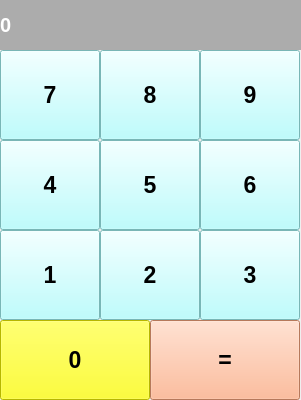
<?xml version="1.0" encoding="UTF-8"?>
<ui version="4.0">
 <class>MainWindow</class>
 <widget class="QMainWindow" name="MainWindow">
  <property name="geometry">
   <rect>
    <x>0</x>
    <y>0</y>
    <width>301</width>
    <height>400</height>
   </rect>
  </property>
  <property name="windowTitle">
   <string>Калькулятор</string>
  </property>
  <widget class="QWidget" name="centralwidget">
   <widget class="QLabel" name="label_result">
    <property name="geometry">
     <rect>
      <x>0</x>
      <y>0</y>
      <width>301</width>
      <height>50</height>
     </rect>
    </property>
    <property name="font">
     <font>
      <pointsize>15</pointsize>
      <weight>75</weight>
      <bold>true</bold>
     </font>
    </property>
    <property name="styleSheet">
     <string notr="true">color: qradialgradient(spread:pad, cx:0.5, cy:0.5, radius:0.5, fx:0.5, fy:0.5, stop:0 rgba(0, 0, 0, 0), stop:0.166 rgba(255, 255, 0, 255), stop:0.333 rgba(0, 255, 0, 255), stop:0.5 rgba(0, 255, 255, 255), stop:0.666 rgba(0, 0, 255, 255), stop:0.833 rgba(255, 0, 255, 255), stop:1 rgba(255, 0, 0, 255));
color: qlineargradient(spread:pad, x1:0, y1:0, x2:1, y2:0, stop:0 rgba(255, 255, 255, 255), stop:1 rgba(255, 255, 255, 255));
background-color: rgb(172, 172, 172);</string>
    </property>
    <property name="text">
     <string>0</string>
    </property>
    <property name="margin">
     <number>10</number>
    </property>
   </widget>
   <widget class="QPushButton" name="btn_zero">
    <property name="geometry">
     <rect>
      <x>0</x>
      <y>320</y>
      <width>150</width>
      <height>80</height>
     </rect>
    </property>
    <property name="font">
     <font>
      <pointsize>17</pointsize>
      <weight>75</weight>
      <bold>true</bold>
     </font>
    </property>
    <property name="styleSheet">
     <string notr="true">background-color: rgb(255, 255, 0);</string>
    </property>
    <property name="text">
     <string>0</string>
    </property>
   </widget>
   <widget class="QPushButton" name="btn_equal">
    <property name="geometry">
     <rect>
      <x>150</x>
      <y>320</y>
      <width>150</width>
      <height>80</height>
     </rect>
    </property>
    <property name="font">
     <font>
      <pointsize>17</pointsize>
      <weight>75</weight>
      <bold>true</bold>
     </font>
    </property>
    <property name="styleSheet">
     <string notr="true">background-color: rgb(255, 255, 0);
background-color: rgb(255, 170, 127);</string>
    </property>
    <property name="text">
     <string>=</string>
    </property>
   </widget>
   <widget class="QPushButton" name="btn_1">
    <property name="geometry">
     <rect>
      <x>0</x>
      <y>230</y>
      <width>100</width>
      <height>90</height>
     </rect>
    </property>
    <property name="font">
     <font>
      <pointsize>17</pointsize>
      <weight>75</weight>
      <bold>true</bold>
     </font>
    </property>
    <property name="styleSheet">
     <string notr="true">background-color: rgb(170, 255, 255);</string>
    </property>
    <property name="text">
     <string>1</string>
    </property>
   </widget>
   <widget class="QPushButton" name="btn_2">
    <property name="geometry">
     <rect>
      <x>100</x>
      <y>230</y>
      <width>100</width>
      <height>90</height>
     </rect>
    </property>
    <property name="font">
     <font>
      <pointsize>17</pointsize>
      <weight>75</weight>
      <bold>true</bold>
     </font>
    </property>
    <property name="styleSheet">
     <string notr="true">background-color: rgb(170, 255, 255);</string>
    </property>
    <property name="text">
     <string>2</string>
    </property>
   </widget>
   <widget class="QPushButton" name="btn_3">
    <property name="geometry">
     <rect>
      <x>200</x>
      <y>230</y>
      <width>100</width>
      <height>90</height>
     </rect>
    </property>
    <property name="font">
     <font>
      <pointsize>17</pointsize>
      <weight>75</weight>
      <bold>true</bold>
     </font>
    </property>
    <property name="styleSheet">
     <string notr="true">background-color: rgb(170, 255, 255);</string>
    </property>
    <property name="text">
     <string>3</string>
    </property>
   </widget>
   <widget class="QPushButton" name="btn_4">
    <property name="geometry">
     <rect>
      <x>0</x>
      <y>140</y>
      <width>100</width>
      <height>90</height>
     </rect>
    </property>
    <property name="font">
     <font>
      <pointsize>17</pointsize>
      <weight>75</weight>
      <bold>true</bold>
     </font>
    </property>
    <property name="styleSheet">
     <string notr="true">background-color: rgb(170, 255, 255);</string>
    </property>
    <property name="text">
     <string>4</string>
    </property>
   </widget>
   <widget class="QPushButton" name="btn_5">
    <property name="geometry">
     <rect>
      <x>100</x>
      <y>140</y>
      <width>100</width>
      <height>90</height>
     </rect>
    </property>
    <property name="font">
     <font>
      <pointsize>17</pointsize>
      <weight>75</weight>
      <bold>true</bold>
     </font>
    </property>
    <property name="styleSheet">
     <string notr="true">background-color: rgb(170, 255, 255);</string>
    </property>
    <property name="text">
     <string>5</string>
    </property>
   </widget>
   <widget class="QPushButton" name="btn_6">
    <property name="geometry">
     <rect>
      <x>200</x>
      <y>140</y>
      <width>100</width>
      <height>90</height>
     </rect>
    </property>
    <property name="font">
     <font>
      <pointsize>17</pointsize>
      <weight>75</weight>
      <bold>true</bold>
     </font>
    </property>
    <property name="styleSheet">
     <string notr="true">background-color: rgb(170, 255, 255);</string>
    </property>
    <property name="text">
     <string>6</string>
    </property>
   </widget>
   <widget class="QPushButton" name="btn_7">
    <property name="geometry">
     <rect>
      <x>0</x>
      <y>50</y>
      <width>100</width>
      <height>90</height>
     </rect>
    </property>
    <property name="font">
     <font>
      <pointsize>17</pointsize>
      <weight>75</weight>
      <bold>true</bold>
     </font>
    </property>
    <property name="styleSheet">
     <string notr="true">background-color: rgb(170, 255, 255);</string>
    </property>
    <property name="text">
     <string>7</string>
    </property>
   </widget>
   <widget class="QPushButton" name="btn_8">
    <property name="geometry">
     <rect>
      <x>100</x>
      <y>50</y>
      <width>100</width>
      <height>90</height>
     </rect>
    </property>
    <property name="font">
     <font>
      <pointsize>17</pointsize>
      <weight>75</weight>
      <bold>true</bold>
     </font>
    </property>
    <property name="styleSheet">
     <string notr="true">background-color: rgb(170, 255, 255);</string>
    </property>
    <property name="text">
     <string>8</string>
    </property>
   </widget>
   <widget class="QPushButton" name="btn_9">
    <property name="geometry">
     <rect>
      <x>200</x>
      <y>50</y>
      <width>100</width>
      <height>90</height>
     </rect>
    </property>
    <property name="font">
     <font>
      <pointsize>17</pointsize>
      <weight>75</weight>
      <bold>true</bold>
     </font>
    </property>
    <property name="styleSheet">
     <string notr="true">background-color: rgb(170, 255, 255);</string>
    </property>
    <property name="text">
     <string>9</string>
    </property>
   </widget>
  </widget>
 </widget>
 <resources/>
 <connections/>
</ui>
